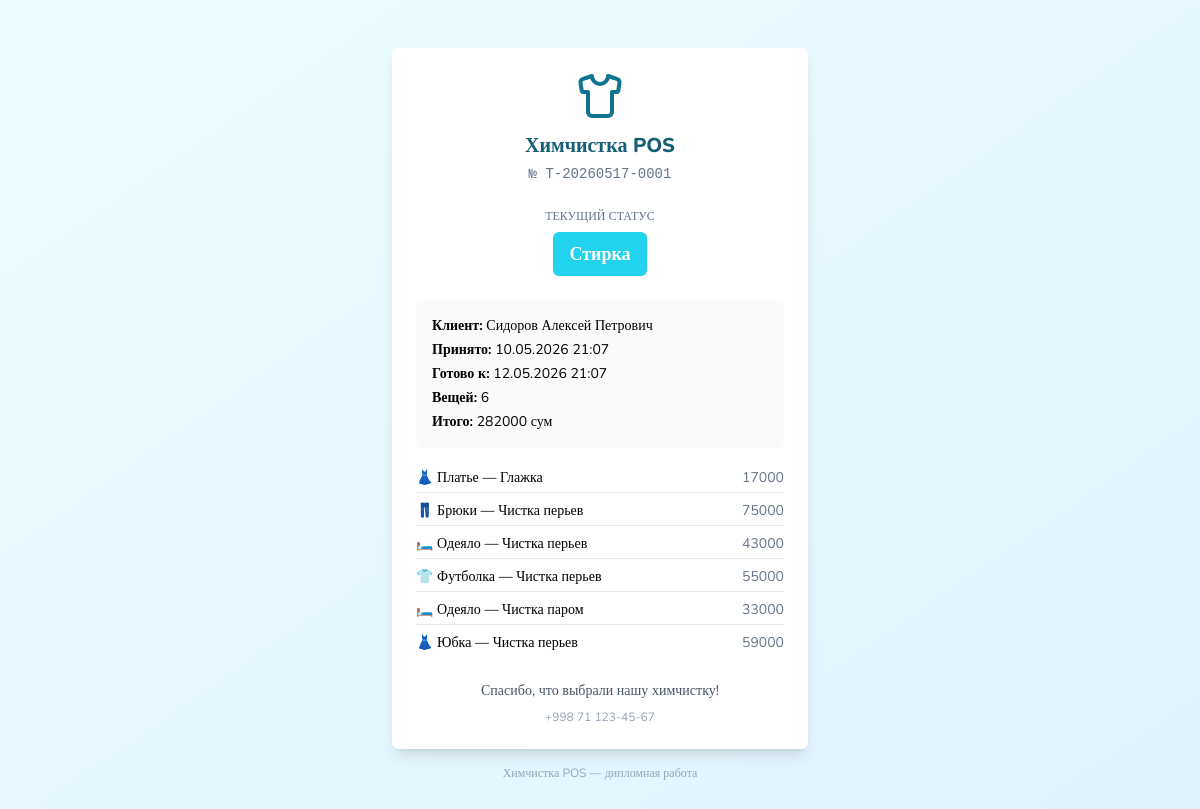
Screenshot of /qr/T-20260517-0001/ with the database file from the repository.
### intake/models.py (models this page shows, shortened)
class IntakeTicket(models.Model):
    ticket_number = models.CharField('Номер квитанции', max_length=24, unique=True, db_index=True)
    customer = models.ForeignKey(Customer, on_delete=models.PROTECT, related_name='tickets', verbose_name='Клиент')
    cashier = models.ForeignKey(settings.AUTH_USER_MODEL, on_delete=models.PROTECT, related_name='tickets_taken', verbose_name='Кассир')
    status = models.CharField('Статус', max_length=20, choices=STATUS_CHOICES, default='received', db_index=True)
    received_at = models.DateTimeField('Принято', default=timezone.now)
    ready_by = models.DateTimeField('Готово к (план)', null=True, blank=True)
    ready_at = models.DateTimeField('Готово (факт)', null=True, blank=True)
    delivered_at = models.DateTimeField('Выдано', null=True, blank=True)
    pickup_method = models.CharField('Способ получения', max_length=12, choices=PICKUP_CHOICES, default='in_store')
    delivery_address = models.CharField('Адрес доставки', max_length=255, blank=True)
    notes = models.TextField('Заметки', blank=True)
    subtotal = models.DecimalField('Сумма', max_digits=12, decimal_places=2, default=Decimal('0'))
    discount = models.DecimalField('Скидка', max_digits=12, decimal_places=2, default=Decimal('0'))
    total = models.DecimalField('Итого', max_digits=12, decimal_places=2, default=Decimal('0'))
    amount_paid = models.DecimalField('Оплачено', max_digits=12, decimal_places=2, default=Decimal('0'))
    qr_image = models.ImageField('QR код', upload_to='qr/', blank=True, null=True)
    class Meta:
        verbose_name = 'Квитанция'
        verbose_name_plural = 'Квитанции'
        ordering = ['-received_at']
    def status_color(self):
        return STATUS_COLORS.get(self.status, 'bg-gray-300 text-gray-900')

class Garment(models.Model):
    ticket = models.ForeignKey(IntakeTicket, on_delete=models.CASCADE, related_name='garments', verbose_name='Квитанция')
    cloth_type = models.ForeignKey(ClothType, on_delete=models.PROTECT, verbose_name='Вид одежды')
    service_type = models.ForeignKey(ServiceType, on_delete=models.PROTECT, verbose_name='Услуга')
    color = models.CharField('Цвет', max_length=40, blank=True)
    brand = models.CharField('Бренд', max_length=80, blank=True)
    notes = models.CharField('Примечание', max_length=200, blank=True)
    price = models.DecimalField('Цена', max_digits=10, decimal_places=2, default=Decimal('0'))
    status = models.CharField('Статус', max_length=20, choices=STATUS_CHOICES, default='received')
    class Meta:
        verbose_name = 'Вещь'
        verbose_name_plural = 'Вещи'

### customers/models.py (models this page shows, shortened)
class Customer(models.Model):
    phone = models.CharField('Телефон', max_length=32, unique=True, db_index=True)
    full_name = models.CharField('ФИО', max_length=160)
    address = models.CharField('Адрес', max_length=255, blank=True)
    notes = models.TextField('Заметки', blank=True)
    created_at = models.DateTimeField('Создан', auto_now_add=True)
    total_spent = models.DecimalField('Сумма покупок', max_digits=12, decimal_places=2, default=Decimal('0'))
    class Meta:
        verbose_name = 'Клиент'
        verbose_name_plural = 'Клиенты'
        ordering = ['-created_at']

### catalog/models.py (models this page shows, shortened)
class ClothType(models.Model):
    CATEGORY_CHOICES = [
        ('top', 'Верх'),
        ('bottom', 'Низ'),
        ('outerwear', 'Верхняя одежда'),
        ('bedding', 'Постельное'),
        ('other', 'Прочее'),
    ]
    name = models.CharField('Наименование', max_length=80, unique=True)
    category = models.CharField('Категория', max_length=20, choices=CATEGORY_CHOICES, default='other')
    default_icon = models.CharField('Иконка', max_length=4, default='👕')
    class Meta:
        verbose_name = 'Вид одежды'
        verbose_name_plural = 'Виды одежды'
        ordering = ['category', 'name']

class ServiceType(models.Model):
    name = models.CharField('Наименование', max_length=80, unique=True)
    code = models.SlugField('Код', max_length=40, unique=True)
    description = models.CharField('Описание', max_length=200, blank=True)
    class Meta:
        verbose_name = 'Вид услуги'
        verbose_name_plural = 'Виды услуг'
        ordering = ['name']

### core/views.py (the view)
def public_status(request, ticket_number):
    ticket = get_object_or_404(
        IntakeTicket.objects.select_related('customer').prefetch_related('garments__cloth_type', 'garments__service_type'),
        ticket_number=ticket_number,
    )
    return render(request, 'qr/public_status.html', {'ticket': ticket})

### core/context_processors.py (called while the page is built)
def bmi_metadata(request):
    return {
        'BMI_TOPIC': 'Разработка программного обеспечения для учёта заказов и клиентов в химчистке',
        'BMI_STUDENT': 'Примова Дилноза Хужамшукуровна',
        'BMI_GROUP': 'DI-O22-04',
        'BMI_SUPERVISOR': 'Убайдуллаев М.',
        'APP_NAME': 'Химчистка POS',
    }

### templates/qr/public_status.html (shortened to what this page needs)
{% load static %}
<!doctype html>
<html lang="ru">
<head>
  <script src="https://cdn.tailwindcss.com"></script>
</head>
<body class="bg-gradient-to-br from-cyan-50 to-sky-100 min-h-screen font-['Nunito']">
  <div class="max-w-md mx-auto py-12 px-4">
    <div class="bg-white rounded-md shadow-lg p-6 text-center">
      <div class="flex justify-center mb-3 text-cyan-700"><i data-lucide="shirt" class="w-12 h-12"></i></div>
      <h1 class="text-xl font-extrabold text-cyan-800">Химчистка POS</h1>
      <div class="font-mono text-sm text-slate-500 mt-1">№ {{ ticket.ticket_number }}</div>
      <div class="my-6">
        <div class="text-xs uppercase text-slate-500 mb-2">Текущий статус</div>
        <span class="inline-block px-4 py-2 rounded-md text-lg font-bold {{ ticket.status_color }}">
          {{ ticket.get_status_display }}
        </span>
      </div>
      <div class="text-left bg-slate-50 rounded-md p-4 space-y-1 text-sm">
        <div><b>Клиент:</b> {{ ticket.customer.full_name }}</div>
        <div><b>Принято:</b> {{ ticket.received_at|date:"d.m.Y H:i" }}</div>
        {% if ticket.ready_by %}<div><b>Готово к:</b> {{ ticket.ready_by|date:"d.m.Y H:i" }}</div>{% endif %}
        <div><b>Вещей:</b> {{ ticket.garments.count }}</div>
        <div><b>Итого:</b> {{ ticket.total|floatformat:0 }} сум</div>
      </div>
      <ul class="mt-4 text-sm text-left space-y-1">
        {% for g in ticket.garments.all %}
        <li class="flex justify-between border-b last:border-0 py-1">
          <span>{{ g.cloth_type.default_icon }} {{ g.cloth_type.name }} — {{ g.service_type.name }}</span>
          <span class="text-slate-500">{{ g.price|floatformat:0 }}</span>
        </li>
        {% endfor %}
      </ul>
      <div class="mt-6 text-sm text-slate-600">Спасибо, что выбрали нашу химчистку!</div>
      <div class="mt-2 text-xs text-slate-400">+998 71 123-45-67</div>
    </div>
    <div class="text-center text-xs text-slate-400 mt-4">Химчистка POS — дипломная работа</div>
  </div>
</body>
</html>

### rows the page displays
IntakeTicket: ticket_number "T-20260517-0001", status "Стирка", customer.full_name "Сидоров Алексей Петрович", received_at "10.05.2026 21:07", ready_by "12.05.2026 21:07", garments.count "6", total "282000"
Garment: cloth_type.default_icon "👗", cloth_type.name "Платье", service_type.name "Глажка", price "17000"
Garment: cloth_type.default_icon "👖", cloth_type.name "Брюки", service_type.name "Чистка перьев", price "75000"
Garment: cloth_type.default_icon "🛏️", cloth_type.name "Одеяло", service_type.name "Чистка перьев", price "43000"
Garment: cloth_type.default_icon "👕", cloth_type.name "Футболка", service_type.name "Чистка перьев", price "55000"
Garment: cloth_type.default_icon "🛏️", cloth_type.name "Одеяло", service_type.name "Чистка паром", price "33000"
Garment: cloth_type.default_icon "👗", cloth_type.name "Юбка", service_type.name "Чистка перьев", price "59000"
